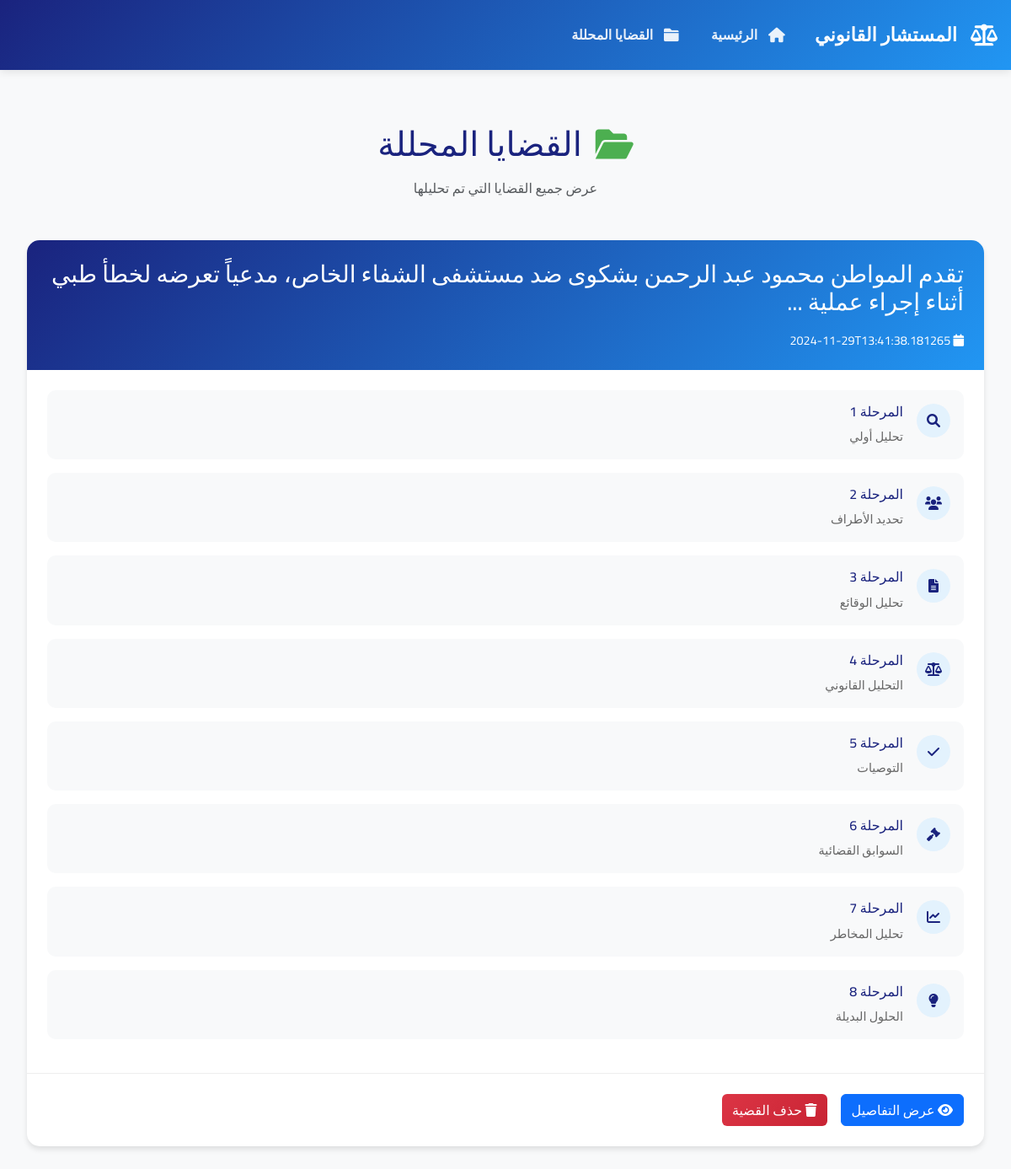
The page /completed-cases on the database its author committed.
### tables this page shows
CREATE TABLE cases (
                    id TEXT PRIMARY KEY,
                    title TEXT NOT NULL,
                    original_text TEXT NOT NULL,
                    status TEXT NOT NULL,
                    date TEXT NOT NULL,
                    stages TEXT NOT NULL
                );

### app.py (the view)
    @app.route('/completed-cases')
    def completed_cases():
        try:
            cases = db_manager.get_all_cases()
            return render_template('cases/completed.html', cases=cases)
        except Exception as e:
            print(f"Error loading completed cases: {str(e)}")
            return jsonify({'error': str(e)}), 500

### database/manager.py (called while the page is built)
    def get_all_cases(self):
        try:
            print("Fetching all cases from database")  # للتتبع
            query = 'SELECT * FROM cases ORDER BY date DESC'
            results = self.execute_query(query)
            cases = []
            for row in results:
                case = dict(row)
                case['stages'] = json.loads(case['stages'])
                cases.append(case)
            print(f"Found {len(cases)} cases")  # للتتبع
            return cases
        except Exception as e:
            print(f"Error fetching cases: {str(e)}")  # للتتبع
            raise

    def execute_query(self, query, params=(), fetch=True):
        try:
            with sqlite3.connect(self.db_path) as conn:
                conn.row_factory = sqlite3.Row
                cursor = conn.cursor()
                cursor.execute(query, params)
                if fetch:
                    return cursor.fetchall()
                conn.commit()
                return cursor.lastrowid
        except Exception as e:
            print(f"Error executing query: {str(e)}")  # للتتبع
            raise

### templates/cases/completed.html (shortened to what this page needs)
{% extends "base.html" %}
{% block content %}
<div class="completed-cases-container">
    <div class="page-header">
        <h1>
            <i class="fas fa-folder-open"></i>
            القضايا المحللة
        </h1>
        <p class="text-muted">عرض جميع القضايا التي تم تحليلها</p>
    </div>
    {% if cases %}
    <div class="cases-grid">
        {% for case in cases %}
        <div class="case-card">
            <div class="card-header">
                <h3>{{ case.title or 'تحليل قضية' }}</h3>
                <div class="meta-info">
                    <span class="date">
                        <i class="fas fa-calendar"></i>
                        {{ case.date }}
                    </span>
                </div>
            </div>
            <div class="stages-summary">
                {% for stage_num in range(1, 9) %}
                <div class="stage-item">
                    <div class="stage-icon">
                        <i class="fas fa-{{ ['search', 'users', 'file-alt', 'balance-scale', 'check', 'gavel', 'chart-line', 'lightbulb'][stage_num-1] }}"></i>
                    </div>
                    <div class="stage-info">
                        <h4>المرحلة {{ stage_num }}</h4>
                        <p>{{ ['تحليل أولي', 'تحديد الأطراف', 'تحليل الوقائع', 'التحليل القانوني', 'التوصيات', 'السوابق القضائية', 'تحليل المخاطر', 'الحلول البديلة'][stage_num-1] }}</p>
                    </div>
                </div>
                {% endfor %}
            </div>
            <div class="card-footer">
                <button class="btn btn-primary" onclick="viewCase('{{ case.id }}')">
                    <i class="fas fa-eye"></i>
                    عرض التفاصيل
                </button>
                <button class="btn btn-danger" onclick="deleteCase('{{ case.id }}')">
                    <i class="fas fa-trash"></i>
                    حذف القضية
                </button>
            </div>
        </div>
        {% endfor %}
    </div>
    {% else %}
    <div class="no-cases">
        <i class="fas fa-folder-open"></i>
        <h3>لا توجد قضايا محللة</h3>
        <p>قم بتحليل قضية جديدة من الصفحة الرئيسية</p>
    </div>
    {% endif %}
</div>
{% endblock %}
{% block extra_css %}
<link rel="stylesheet" href="{{ url_for('static', filename='css/completed_cases.css') }}">
{% endblock %}

### templates/base.html (shortened to what this page needs)
<!DOCTYPE html>
<html lang="ar" dir="rtl">
<head>
    <link rel="stylesheet" href="https://cdnjs.cloudflare.com/ajax/libs/font-awesome/6.0.0/css/all.min.css">
    <link href="https://cdn.jsdelivr.net/npm/bootstrap@5.3.0/dist/css/bootstrap.rtl.min.css" rel="stylesheet">
    <link rel="stylesheet" href="{{ url_for('static', filename='css/main.css') }}">
    {% block extra_css %}{% endblock %}
</head>
<body>
    <nav class="navbar navbar-expand-lg navbar-dark bg-primary">
        <div class="container">
            <a class="navbar-brand" href="/">
                <i class="fas fa-balance-scale"></i>
                المستشار القانوني
            </a>
            <div class="collapse navbar-collapse" id="navbarNav">
                <ul class="navbar-nav me-auto">
                    <li class="nav-item">
                        <a class="nav-link" href="/">
                            <i class="fas fa-home"></i>
                            الرئيسية
                        </a>
                    </li>
                    <li class="nav-item">
                        <a class="nav-link" href="/completed-cases">
                            <i class="fas fa-folder"></i>
                            القضايا المحللة
                        </a>
                    </li>
                </ul>
            </div>
        </div>
    </nav>
    {% block content %}{% endblock %}
</body>
</html>

### static/css/main.css (style rules this page uses)
body { font-family: 'Cairo', sans-serif; background-color: #f8f9fa; color: #333; line-height: 1.6; }
.container { max-width: 1200px; margin: 0 auto; padding: 0 1rem; }
.card-header { background: linear-gradient(135deg, #1a237e, #2196f3); color: white; padding: 1.5rem; border-radius: 15px 15px 0 0; }
.navbar { background: linear-gradient(135deg, #1a237e, #2196f3) !important; box-shadow: 0 2px 10px rgba(0,0,0,0.1); padding: 1rem 0; margin-bottom: 2rem; }
.navbar-brand { font-weight: 700; font-size: 1.4rem; display: flex; align-items: center; gap: 0.5rem; }
.navbar-brand i { font-size: 1.6rem; margin-left: 0.5rem; }
.nav-link { font-weight: 600; padding: 0.8rem 1.2rem !important; border-radius: 50px; display: flex; align-items: center; gap: 0.5rem; transition: all 0.3s ease; color: rgba(255,255,255,0.9) !important; }
.nav-link i { font-size: 1.1rem; margin-left: 0.3rem; }
.navbar-dark .navbar-nav .nav-link { color: rgba(255,255,255,0.9); }

### static/css/completed_cases.css (style rules this page uses)
.completed-cases-container { max-width: 1200px; margin: 0 auto; padding: 2rem; }
.page-header { text-align: center; margin-bottom: 3rem; }
.page-header h1 { color: #1a237e; font-size: 2.5rem; margin-bottom: 1rem; display: flex; align-items: center; justify-content: center; gap: 1rem; }
.page-header i { color: #4caf50; }
.cases-grid { display: grid; grid-template-columns: repeat(auto-fit, minmax(350px, 1fr)); gap: 2rem; margin-top: 2rem; }
.case-card { background: white; border-radius: 15px; box-shadow: 0 4px 6px rgba(0,0,0,0.1); overflow: hidden; transition: transform 0.3s ease; }
.card-header { background: linear-gradient(135deg, #1a237e, #2196f3); color: white; padding: 1.5rem; }
.meta-info { display: flex; gap: 1rem; margin-top: 1rem; font-size: 0.9rem; }
.stages-summary { padding: 1.5rem; }
.stage-item { display: flex; gap: 1rem; padding: 1rem; background: #f8f9fa; border-radius: 10px; margin-bottom: 1rem; }
.stage-icon { width: 40px; height: 40px; background: #e3f2fd; border-radius: 50%; display: flex; align-items: center; justify-content: center; color: #1a237e; }
.stage-info h4 { font-size: 1rem; margin-bottom: 0.5rem; color: #1a237e; }
.stage-info p { font-size: 0.9rem; color: #666; margin: 0; }
.card-footer { padding: 1.5rem; border-top: 1px solid #eee; display: flex; gap: 1rem; }
.btn-danger { background: linear-gradient(135deg, #dc3545, #c82333); color: white; border: none; transition: all 0.3s ease; }

### rows shown on the page
cases: title "تقدم المواطن محمود عبد الرحمن بشكوى ضد مستشفى الشفاء الخاص، مدعياً تعرضه لخطأ طبي أثناء إجراء عملية ...", date "2024-11-29T13:41:38.181265", stage_num "1" "2" "3" "4" "5" "6" "7" "8", value "تحليل أولي" "تحديد الأطراف" "تحليل الوقائع" "التحليل القانوني" "التوصيات" "السوابق القضائية" "تحليل المخاطر" "الحلول البديلة"
